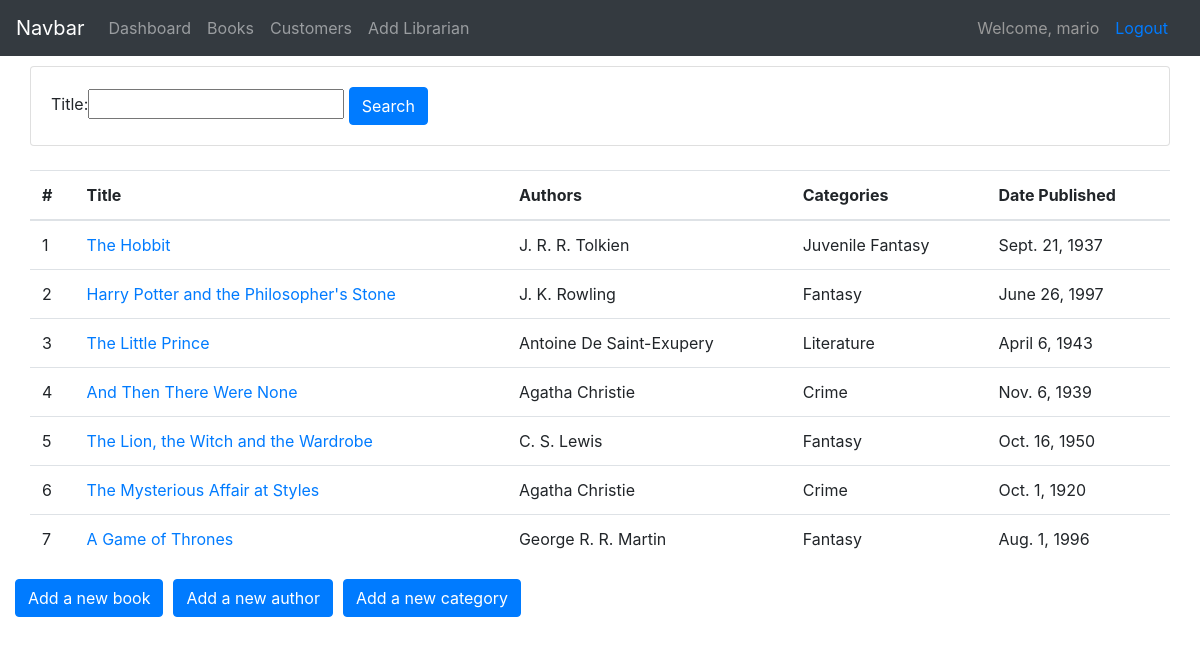
The app's page /books/ (signed in) with its own data.
### books/models.py (models this page shows, shortened)
class Book(models.Model):
    title = models.CharField(max_length=200, unique=True)
    authors = models.ManyToManyField(Author)
    categories = models.ManyToManyField(Category)
    date_published = models.DateField()
    book_cover = models.ImageField(default='image-not-found.png', blank=True, null=True)

class Author(models.Model):
    name = models.CharField(max_length=200, unique=True)
    date_of_birth = models.DateField()
    def __str__(self):
        return self.name

class Category(models.Model):
    name = models.CharField(max_length=200, unique=True)
    def __str__(self):
        return self.name

### books/views.py (the view)
# urls.py: path('books/', views.books, name='books'),
@login_required()
def books(request):
    book_list = Book.objects.all()
    book_filter = BookFilter(request.GET, queryset=book_list)
    book_list = book_filter.qs
    context = {'books_list': book_list, 'book_filter': book_filter}
    return render(request, 'books/books.html', context)

### books/templates/books/books.html (shortened to what this page needs)
{% extends 'books/main_template.html' %}
{% block content %}
    <div class="top-margin container">
        <div class="row">
            <div class="card card-body">
                <form method="GET">
                    {{ book_filter.form }}
                    <button class="btn btn-primary" type="submit">Search</button>
                </form>
            </div>
        </div>
        <br>
        <div class="row table-responsive-md">
            <table class="table">
                <thead>
                    <tr>
                        <th scope="col">#</th>
                        <th scope="col">Title</th>
                        <th scope="col">Authors</th>
                        <th scope="col">Categories</th>
                        <th scope="col">Date Published</th>
                    </tr>
                </thead>
                <tbody>
                    {% for book in books_list %}
                        <tr>
                            <td>{{ book.id }}</td>
                            <td><a href="{% url 'book_details' book.id %}">{{ book.title }}</a></td>
                            <td>{{ book.authors.all|join:", " }}</td>
                            <td>{{ book.categories.all|join:", " }}</td>
                            <td>{{ book.date_published }}</td>
                        </tr>
                    {% endfor %}
                </tbody>
            </table>
            <div class="row">
                <a class='btn btn-primary' href="{% url 'add_book' %}">Add a new book</a>
                <a style='margin-left: 10px;' class='btn btn-primary' href="{% url 'add_author' %}">Add a new author</a>
                <a style='margin-left: 10px;' class="btn btn-primary" href="{% url 'add_category' %}">Add a new category</a>
            </div>
        </div>
    </div>
{% endblock %}

### books/templates/books/navbar.html
<nav class="navbar navbar-expand-lg navbar-dark bg-dark">
    <a class="navbar-brand" href="">Navbar</a>
    <ul class="navbar-nav">
          <li class="nav-item">
            <a href="{% url 'home' %}" class="nav-link">Dashboard</a>
          </li>
          <li class="nav-item">
            <a class="nav-link" href="{% url 'books' %}">Books</a>
          </li>
          <li class="nav-item">
            <a href="{% url 'customers' %}" class="nav-link">Customers</a>
          </li>
        {% if request.user.is_superuser %}
            <li class="nav-item">
                <a href="{% url 'register' %}" class="nav-link">Add Librarian</a>
            </li>
        {% endif %}
    </ul>
    <span style="margin-left: auto; color: #999999;">Welcome, {{ request.user }}</span>
    <span> <a href="{% url 'logout' %}" class="nav-link link-color">Logout</a></span>
</nav>

### books/templates/books/books.html (style rules this page uses)
.top-margin { margin: 10px auto; }

### records on screen
Book: id "1", title "The Hobbit", authors.all "J. R. R. Tolkien", categories.all "Juvenile Fantasy", date_published "Sept. 21, 1937"
Book: id "2", title "Harry Potter and the Philosopher's Stone", authors.all "J. K. Rowling", categories.all "Fantasy", date_published "June 26, 1997"
Book: id "3", title "The Little Prince", authors.all "Antoine De Saint-Exupery", categories.all "Literature", date_published "April 6, 1943"
Book: id "4", title "And Then There Were None", authors.all "Agatha Christie", categories.all "Crime", date_published "Nov. 6, 1939"
Book: id "5", title "The Lion, the Witch and the Wardrobe", authors.all "C. S. Lewis", categories.all "Fantasy", date_published "Oct. 16, 1950"
Book: id "6", title "The Mysterious Affair at Styles", authors.all "Agatha Christie", categories.all "Crime", date_published "Oct. 1, 1920"
Book: id "7", title "A Game of Thrones", authors.all "George R. R. Martin", categories.all "Fantasy", date_published "Aug. 1, 1996"

### other values on screen
{{ request.user }} "mario"
